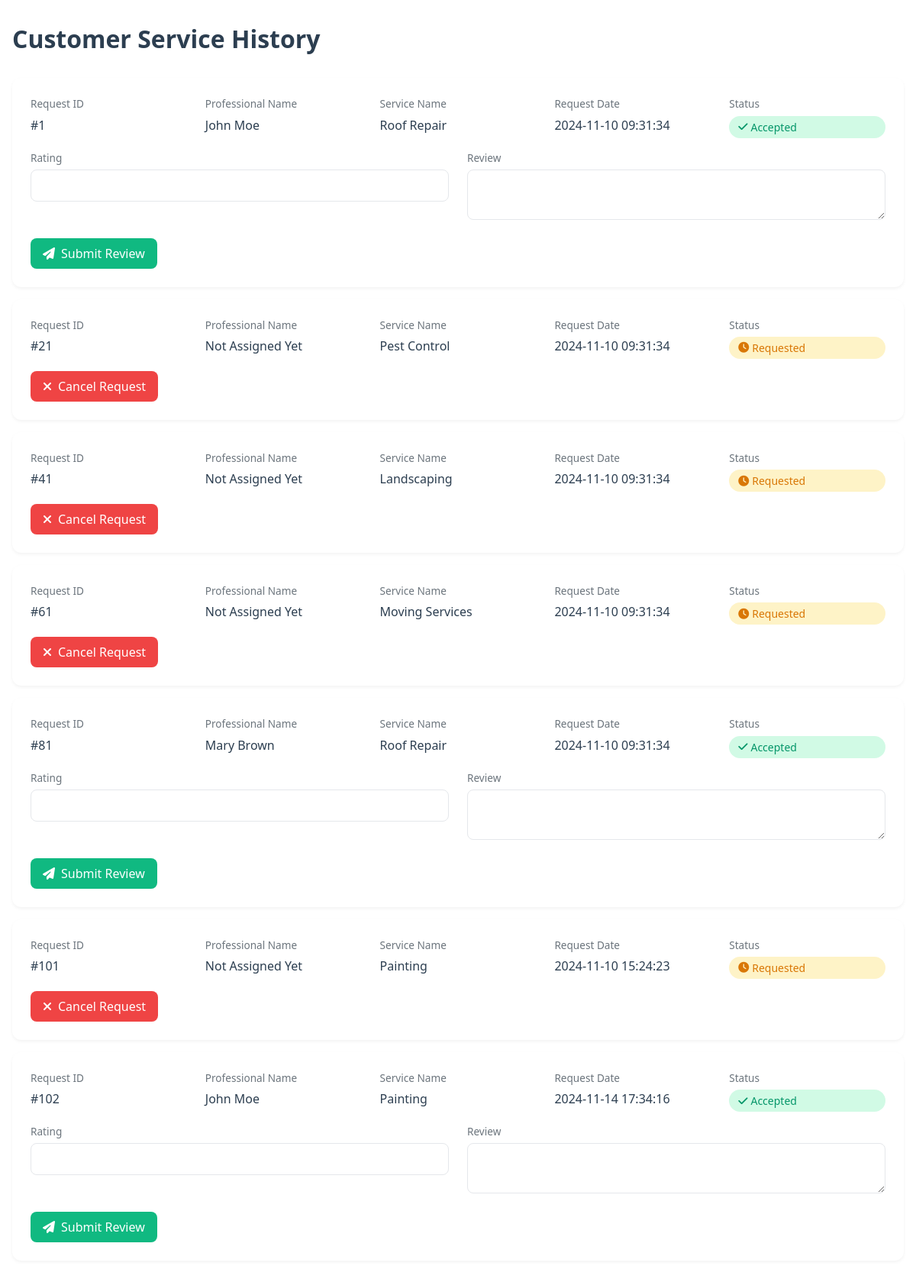
Page /Customer_Service_History.html (signed in) on the earlier database version.
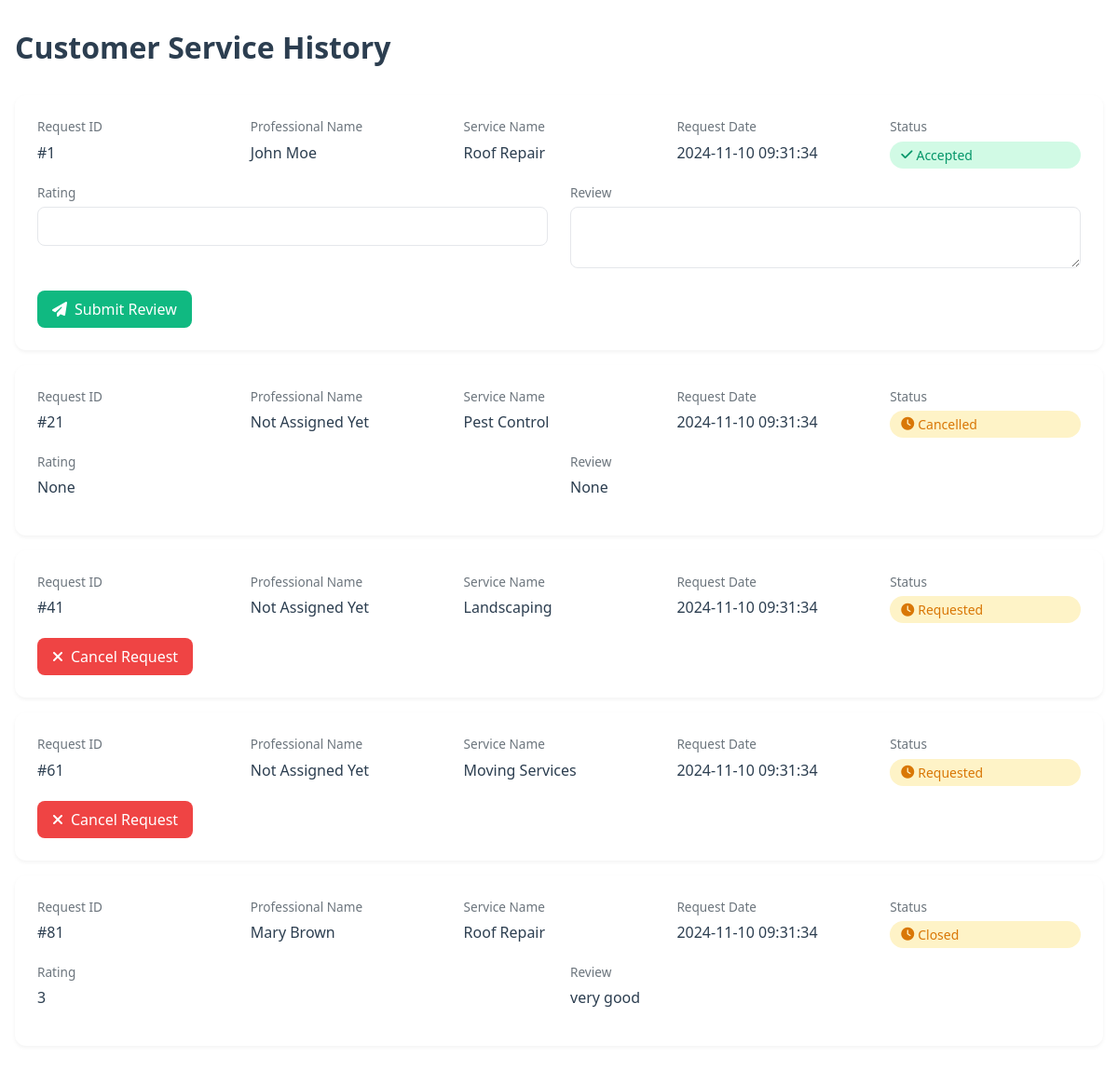
Same page on the later database version.
### tables this page shows
CREATE TABLE ServiceRequests (
    RequestID INTEGER PRIMARY KEY,
    CustomerID INTEGER NOT NULL,
    ProfessionalID INTEGER,
    ServiceID INTEGER NOT NULL,
    RequestDate TIMESTAMP DEFAULT CURRENT_TIMESTAMP,
    Status TEXT NOT NULL DEFAULT 'Requested',
    Rating INTEGER,
    Review TEXT,
    FOREIGN KEY (CustomerID) REFERENCES Customers(CustomerID),
    FOREIGN KEY (ProfessionalID) REFERENCES Professionals(ProfessionalID),
    FOREIGN KEY (ServiceID) REFERENCES Services(ServiceID)
);

CREATE TABLE Professionals (
    ProfessionalID INTEGER PRIMARY KEY,
    Email VARCHAR(255) UNIQUE NOT NULL,
    Password VARCHAR(255) NOT NULL,
    Name VARCHAR(255) NOT NULL,
    Experience VARCHAR(255),
    Skills TEXT,
    Address VARCHAR(255),
    CertificationFile VARCHAR(255),
    PostalCode VARCHAR(10),
    Phone TEXT UNIQUE
, Approved INT DEFAULT 0);

CREATE TABLE Services (
    ServiceID INTEGER PRIMARY KEY,
    ServiceName VARCHAR(255) NOT NULL,
    Description TEXT,
    BasePrice DECIMAL(10, 2) NOT NULL
);

### backend/app.py (the view, shortened to what this page needs)
@app.route('/Customer_Service_History.html', methods=['POST','GET'])
def CUSTOMERSERVICEHISTORY():
    customer_id = session.get('customer_id')
    if not customer_id:
        print("Please log in to view your service history.")
        return redirect(url_for('login'))
    conn = sqlite3.connect('database.db')
    cursor = conn.cursor()
    cursor.execute("""
        SELECT
            RequestID, Name, Email, ServiceName, RequestDate, Status, Rating, Review
        FROM ServiceRequests sr
        JOIN Services s ON sr.ServiceID = s.ServiceID
        JOIN Professionals p ON p.ProfessionalID = sr.ProfessionalID
        WHERE CustomerID = ?
    """, (customer_id,))
    service_history = cursor.fetchall()
    conn.close()
    if service_history:
        return render_template('Customer_Service_History.html', service_history=service_history)
    else:
        print(f'No service history found for customer ID {customer_id}')
        return render_template('Customer_Service_History.html')

### templates/Customer_Service_History.html (shortened to what this page needs)
<!DOCTYPE html>
<html lang="en">
<head>
    <link href="https://cdnjs.cloudflare.com/ajax/libs/bootstrap/5.3.0/css/bootstrap.min.css" rel="stylesheet">
    <link href="https://cdnjs.cloudflare.com/ajax/libs/font-awesome/6.4.0/css/all.min.css" rel="stylesheet">
    <link rel="stylesheet" href="https://cdnjs.cloudflare.com/ajax/libs/animate.css/4.1.1/animate.min.css"/>
</head>
<body>
    <div class="dashboard-container animate__animated animate__fadeInUp">
        <h1 class="page-title">Customer Service History</h1>
        {% if service_history %}
            {% for row in service_history %}
                <div class="service-card animate__animated animate__fadeInUp">
                    <div class="service-info">
                        <div class="info-group">
                            <span class="info-label">Request ID</span>
                            <span class="info-value">#{{ row[0] }}</span>
                        </div>
                        <div class="info-group">
                            <span class="info-label">Professional Name</span>
                            <span class="info-value">{{ row[1] }}</span>
                        </div>
                        <div class="info-group">
                            <span class="info-label">Service Name</span>
                            <span class="info-value">{{ row[3] }}</span>
                        </div>
                        <div class="info-group">
                            <span class="info-label">Request Date</span>
                            <span class="info-value">{{ row[4] }}</span>
                        </div>
                        <div class="info-group">
                            <span class="info-label">Status</span>
                            <span class="status-badge {% if row[5] == 'Accepted' %}status-accepted{% else %}status-requested{% endif %}">
                                <i class="fas {% if row[5] == 'Accepted' %}fa-check{% else %}fa-clock{% endif %} me-1"></i>
                                {{ row[5] }}
                            </span>
                        </div>
                    </div>
                    {% if row[5] == 'Accepted' %}
                        <div class="review-form">
                            <div class="service-info">
                                <div class="info-group">
                                    <span class="info-label">Rating</span>
                                    <input type="number" name="rating" min="1" max="5" class="form-control" required>
                                </div>
                                <div class="info-group">
                                    <span class="info-label">Review</span>
                                    <textarea name="review" class="form-control" required></textarea>
                                </div>
                            </div>
                            <div class="text-end mt-3">
                                <button onclick="submitReview({{ row[0] }})" class="btn btn-submit">
                                    <i class="fas fa-paper-plane"></i>
                                    Submit Review
                                </button>
                            </div>
                        </div>
                    {% elif row[5] == 'Requested' %}
                        <div class="text-end mt-3">
                            <button onclick="confirmCancel({{ row[0] }})" class="btn btn-cancel">
                                <i class="fas fa-times"></i>
                                Cancel Request
                            </button>
                        </div>
                    {% else %}
                        <div class="service-info mt-3">
                            <div class="info-group">
                                <span class="info-label">Rating</span>
                                <span class="info-value">{{ row[6] }}</span>
                            </div>
                            <div class="info-group">
                                <span class="info-label">Review</span>
                                <span class="info-value">{{ row[7] }}</span>
                            </div>
                        </div>
                    {% endif %}
                </div>
            {% endfor %}
        {% else %}
            <div class="empty-state animate__animated animate__fadeInUp">
                <i class="fas fa-history fa-3x mb-3"></i>
                <h3>No Service History</h3>
                <p>You haven't requested any services yet.</p>
            </div>
        {% endif %}
    </div>
</body>
</html>

### templates/Customer_Service_History.html (style rules this page uses)
body { font-family: 'Segoe UI', Tahoma, Geneva, Verdana, sans-serif; background-image: url('static/4.jpg'); background-size: cover; background-repeat: repeat; color: black; flex-direction: column; min-height: 100vh; }
.dashboard-container { max-width: 1200px; margin: 2rem auto; padding: 0 1rem; }
.page-title { color: #2c3e50; font-weight: 600; margin-bottom: 2rem; font-size: 2rem; }
.service-card { background: white; border-radius: 12px; padding: 1.5rem; margin-bottom: 1rem; box-shadow: 0 2px 4px rgba(0,0,0,0.05); transition: transform 0.2s, box-shadow 0.2s; }
.service-info { display: grid; grid-template-columns: repeat(auto-fit, minmax(200px, 1fr)); gap: 1.5rem; margin-bottom: 1rem; }
.info-group { display: flex; flex-direction: column; }
.info-label { font-size: 0.85rem; color: #6c757d; margin-bottom: 0.3rem; font-weight: 500; }
.info-value { font-size: 1rem; color: #2c3e50; font-weight: 500; }
.status-badge { display: inline-flex; align-items: center; padding: 0.25rem 0.75rem; border-radius: 9999px; font-size: 0.875rem; font-weight: 500; }
.status-requested { background-color: #FEF3C7; color: #D97706; }
.status-accepted { background-color: #D1FAE5; color: #059669; }
.btn { padding: 0.5rem 1rem; border-radius: 8px; font-weight: 500; transition: all 0.2s; display: flex; align-items: center; gap: 0.5rem; }
.btn-submit { background-color: #10B981; color: white; border: none; }
.btn-cancel { background-color: #EF4444; color: white; border: none; }
.review-form input, .review-form textarea { border-radius: 8px; border: 1px solid #E5E7EB; padding: 0.5rem; width: 100%; margin-bottom: 0.5rem; }

Differences in the rows shown:
removed ServiceRequests: RequestID "101", Name "Not Assigned Yet", ServiceName "Painting", RequestDate "2024-11-10 15:24:23", Status "Requested"
removed ServiceRequests: RequestID "102", Name "John Moe", ServiceName "Painting", RequestDate "2024-11-14 17:34:16", Status "Accepted"
changed ServiceRequests "Pest Control": Status "Requested" → "Cancelled"; row (not shown) → "None"; Status "Cancel Request" → "Rating Review"
changed ServiceRequests "Mary Brown": Status "Accepted" → "Closed"; Rating (not shown) → "3"; Review (not shown) → "very good"; no longer shows "Submit Review"
